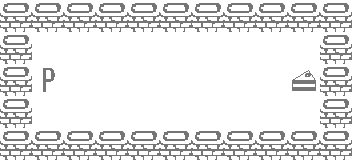

A 2D game scene composited from a Tiled map and its tileset images. What follows is a short description and the map's XML, with every tile layer's data as written:
An orthogonal 11x5 tile map with 32x32 px tiles, 1 tile layer (Tile Layer 1).

<map version="1.2" tiledversion="2020.04.10" orientation="orthogonal" renderorder="right-down" width="11" height="5" tilewidth="32" tileheight="32" infinite="0" nextlayerid="2" nextobjectid="1">
 <editorsettings>
  <export target="Lua Levels/first_tutorial.lua" format="lua" />
 </editorsettings>
 <properties>
  <property name="description" value="Reach the cake" />
 </properties>
 <tileset firstgid="1" source="Walls baba is you.tsx" />
 <layer id="1" name="Tile Layer 1" width="11" height="5">
  <data encoding="csv">
2,2,2,2,2,2,2,2,2,2,2,
2,1,1,1,1,1,1,1,1,1,2,
2,3,1,1,1,1,1,1,1,9,2,
2,1,1,1,1,1,1,1,1,1,2,
2,2,2,2,2,2,2,2,2,2,2
</data>
 </layer>
</map>
